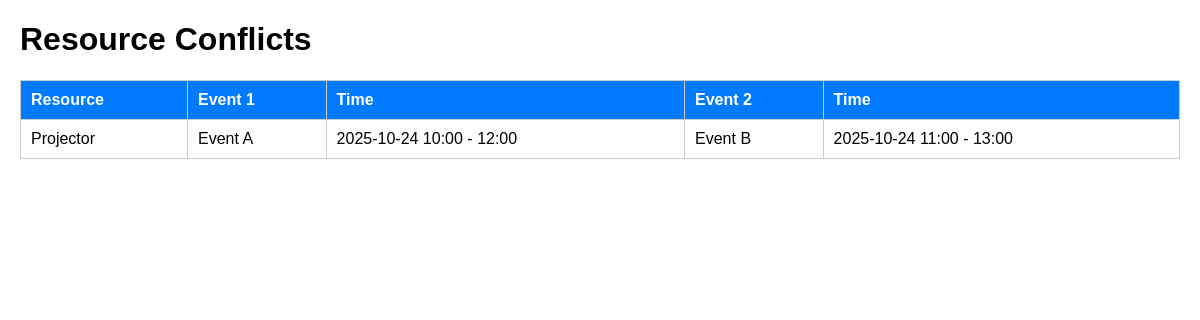
/conflicts, run on the app's committed database.
### models.py (models this page shows)
class Resource(db.Model):
    resource_id = db.Column(db.Integer, primary_key=True)
    resource_name = db.Column(db.String(100), nullable=False)
    resource_type = db.Column(db.String(50), nullable=False)

class Event(db.Model):
    event_id = db.Column(db.Integer, primary_key=True)
    title = db.Column(db.String(100), nullable=False)
    start_time = db.Column(db.DateTime, nullable=False)
    end_time = db.Column(db.DateTime, nullable=False)
    description = db.Column(db.String(200))

### app.py (the view)
@app.route('/conflicts')
def conflicts():
    conflict_list = []
    allocations = EventResourceAllocation.query.all()
    seen_pairs = set()
    for i in range(len(allocations)):
        for j in range(i + 1, len(allocations)):
            a1, a2 = allocations[i], allocations[j]
            if a1.resource_id != a2.resource_id:
                continue
            e1 = Event.query.get(a1.event_id)
            e2 = Event.query.get(a2.event_id)
            if e1.start_time < e2.end_time and e1.end_time > e2.start_time or a1.conflict or a2.conflict:
                pair_key = tuple(sorted([e1.event_id, e2.event_id, a1.resource_id]))
                if pair_key in seen_pairs:
                    continue
                seen_pairs.add(pair_key)
                resource = Resource.query.get(a1.resource_id)
                conflict_list.append({
                    'resource': resource.resource_name,
                    'event1': e1.title,
                    'event1_time': f"{e1.start_time.strftime('%Y-%m-%d %H:%M')} - {e1.end_time.strftime('%H:%M')}",
                    'event2': e2.title,
                    'event2_time': f"{e2.start_time.strftime('%Y-%m-%d %H:%M')} - {e2.end_time.strftime('%H:%M')}"
                })
    return render_template('conflicts.html', conflicts=conflict_list)

### templates/conflicts.html (shortened to what this page needs)
<!DOCTYPE html>
<html lang="en">
<head>
</head>
<body>
    <h1>Resource Conflicts</h1>
    {% if conflicts %}
    <table>
        <thead>
            <tr>
                <th>Resource</th>
                <th>Event 1</th>
                <th>Time</th>
                <th>Event 2</th>
                <th>Time</th>
            </tr>
        </thead>
        <tbody>
            {% for c in conflicts %}
            <tr>
                <td>{{ c.resource }}</td>
                <td>{{ c.event1 }}</td>
                <td>{{ c.event1_time }}</td>
                <td>{{ c.event2 }}</td>
                <td>{{ c.event2_time }}</td>
            </tr>
            {% endfor %}
        </tbody>
    </table>
    {% else %}
        <p>No conflicts found!</p>
    {% endif %}
</body>
</html>

### templates/conflicts.html (style rules this page uses)
body { font-family: Arial; margin: 20px; }
table { width: 100%; border-collapse: collapse; }
th, td { border: 1px solid #ccc; padding: 10px; text-align: left; }
th { background-color: #007BFF; color: white; }

### data on the page
Resource: resource "Projector"
Event: event1 "Event A"
Event: event2 "Event B"

### other printed values
{{ c.event1_time }} "2025-10-24 10:00 - 12:00"
{{ c.event2_time }} "2025-10-24 11:00 - 13:00"
